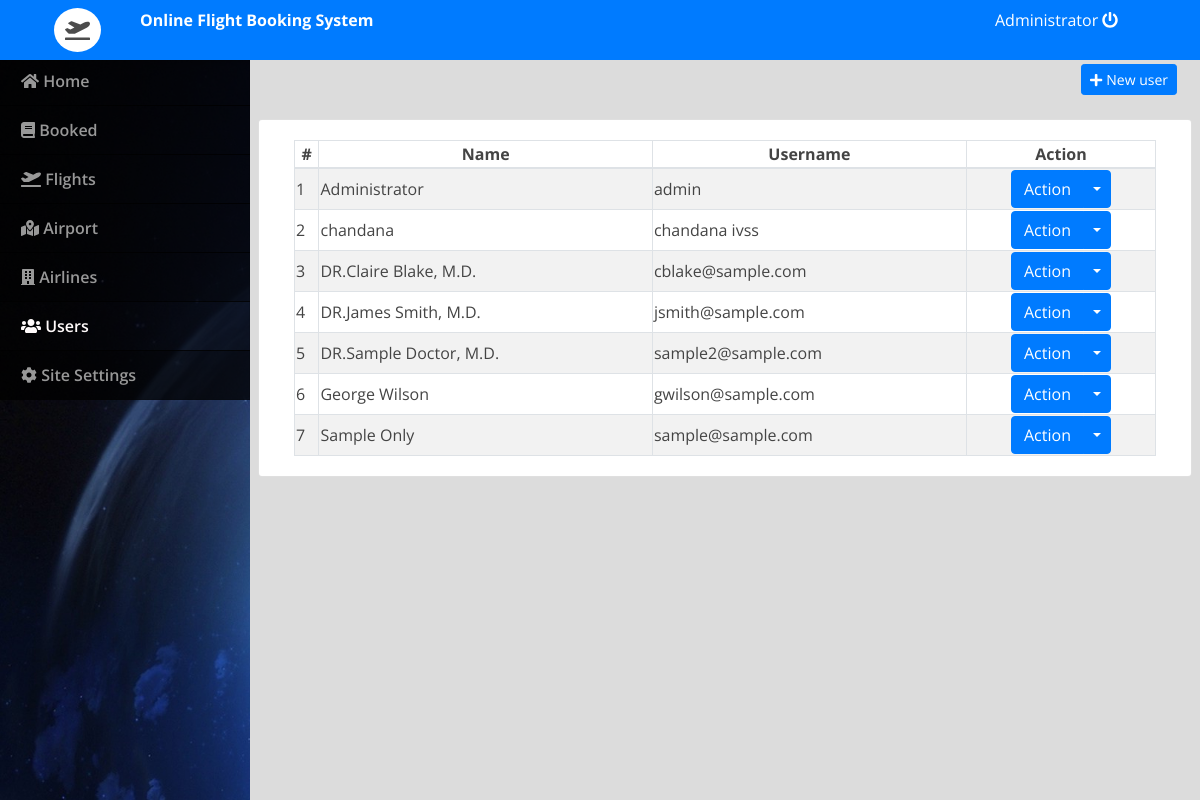
Page /admin/index.php?page=users (signed in) on the committed database.
### tables this page shows
CREATE TABLE `users` (
  `id` int(30) NOT NULL,
  `doctor_id` int(30) NOT NULL,
  `name` varchar(200) NOT NULL,
  `address` text NOT NULL,
  `contact` text NOT NULL,
  `username` varchar(100) NOT NULL,
  `password` varchar(200) NOT NULL,
  `type` tinyint(1) NOT NULL DEFAULT 2 COMMENT '1=admin , 2 = doctor,3=patient'
);

### admin/users.php (the view, shortened to what this page needs)
<div class="container-fluid">
	<div class="row">
	<div class="col-lg-12">
			<button class="btn btn-primary float-right btn-sm" id="new_user"><i class="fa fa-plus"></i> New user</button>
	</div>
	</div>
	<br>
	<div class="row">
		<div class="card col-lg-12">
			<div class="card-body">
				<table class="table-striped table-bordered col-md-12">
			<thead>
				<tr>
					<th class="text-center">#</th>
					<th class="text-center">Name</th>
					<th class="text-center">Username</th>
					<th class="text-center">Action</th>
				</tr>
			</thead>
			<tbody>
				<?php
 					include 'db_connect.php';
 					$users = $conn->query("SELECT * FROM users order by name asc");
 					$i = 1;
 					while($row= $users->fetch_assoc()):
				 ?>
				 <tr>
				 	<td>
				 		<?php echo $i++ ?>
				 	</td>
				 	<td>
				 		<?php echo $row['name'] ?>
				 	</td>
				 	<td>
				 		<?php echo $row['username'] ?>
				 	</td>
				 	<td>
				 		<center>
								<div class="btn-group">
								  <button type="button" class="btn btn-primary">Action</button>
								  <button type="button" class="btn btn-primary dropdown-toggle dropdown-toggle-split" data-toggle="dropdown" aria-haspopup="true" aria-expanded="false">
								  </button>
								</div>
								</center>
				 	</td>
				 </tr>
				<?php endwhile; ?>
			</tbody>
		</table>
			</div>
		</div>
	</div>
</div>

### admin/assets/css/style.css (style rules this page uses)
body { font-family: "Open Sans", sans-serif; color: #444444; width: 100%; height: calc(100%); }

### admin/index.php (style rules this page uses)
body { background: #80808045; }

### rows in the picture
users: name "Administrator", username "admin"
users: name "chandana", username "chandana ivss"
users: name "DR.Claire Blake, M.D.", username "cblake@sample.com"
users: name "DR.James Smith, M.D.", username "jsmith@sample.com"
users: name "DR.Sample Doctor, M.D.", username "sample2@sample.com"
users: name "George Wilson", username "gwilson@sample.com"
users: name "Sample Only", username "sample@sample.com"

### other values in the picture
$_SESSION['login_name'] "Administrator"
